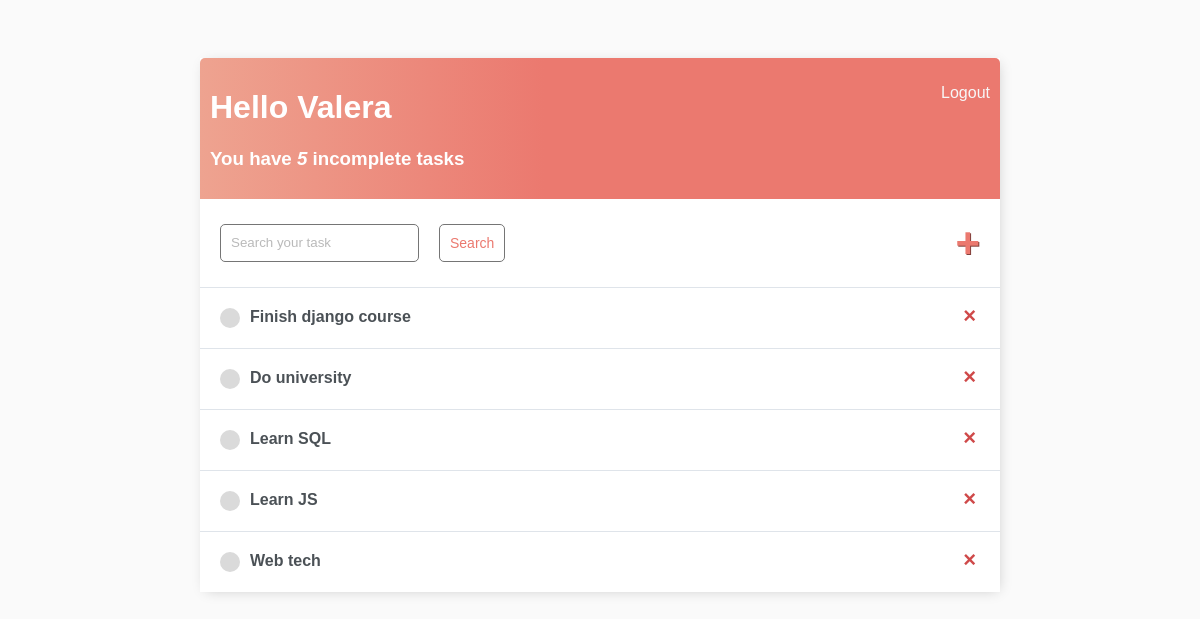
The page / (signed in) on the database as committed earlier.
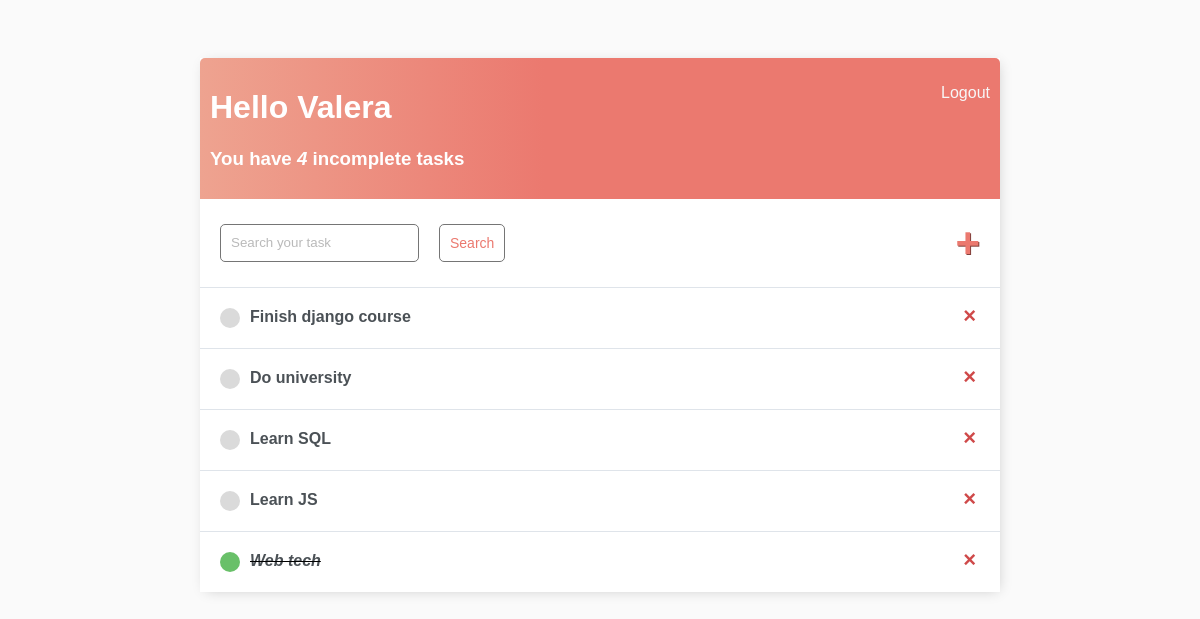
The same page on the database as committed later.
### base/models.py (models this page shows)
class Task(models.Model):
    user = models.ForeignKey(User, on_delete=models.CASCADE, null=True, blank=True)
    title = models.CharField(max_length=255, null=True, blank=True)
    description = models.TextField(null=True, blank=True)
    complete = models.BooleanField(default=False)
    created_time = models.DateTimeField(auto_now_add=True)
    def __str__(self):
        return self.title
    class Meta:
        ordering = ['complete']

### base/views.py (the view)
# urls.py: path('', TaskList.as_view(), name='tasks'),
class TaskList(LoginRequiredMixin, ListView):
    model = Task
    context_object_name = 'tasks'
    def get_context_data(self, *, object_list=None, **kwargs):
        context = super().get_context_data(**kwargs)
        context['tasks'] = context['tasks'].filter(user=self.request.user)  # display only tasks that have original user
        context['count'] = context['tasks'].filter(complete=False).count()
        search_input = self.request.GET.get('search-area') or ''
        if search_input:
            context['tasks'] = context['tasks'].filter(title__startswith=search_input)
        context['search_input'] = search_input
        return context

### base/templates/base/task_list.html
{% extends 'base/base.html' %}
    {% block content %}
        <div class="header-bar">
            <div class="">
                <h1>Hello {{ request.user|title }}</h1>
                <h3>You have <i>{{ count }}</i> incomplete task{{ count|pluralize:'s' }}</h3>
            </div>
            {% if request.user.is_authenticated %}
                <p><a href="{% url 'logout' %}">Logout</a></p>
            {% else %}
                <a href="{% url 'login' %}">Login</a>
            {% endif %}
        </div>
        <div id="search-add-wrapper">
            <form method="get" style="display: flex;">
                <input type='text' name='search-area' placeholder="Search your task" value="{{search_input}}">
                <input class="button" type="submit" value='Search'>
            </form>
            {% if tasks|length > 0 %}
                <a id="add-link" href="{% url 'task-create' %}">&#x2b;</a>
            {% endif %}
        </div>
        <div id="tasklist" class="task-items-wrapper">
            {% for task in tasks %}
            <div class="task-wrapper" data-position="{{task.pk}}">
                <div class="task-title">
                    {% if task.complete %}
                    <div class="task-complete-icon"></div>
                    <i><s><a href="{% url 'task-update' task.id %}">{{ task|truncatechars:25 }}</a></s></i> {% else %}
                    <div class="task-incomplete-icon"></div>
                    <a href="{% url 'task-update' task.id %}">{{task.title|truncatechars:25}}</a> {% endif %}
                </div>
                <div class="task-controls">
                    <a class="delete-link" href="{% url 'task-delete' task.id %}">&#215;</a>
                </div>
            </div>
            {% empty %}
            <div style="text-align: center; padding-bottom: 10px; line-height: 1em;">
                <h3>No new tasks are created.</h3>
                <h3>Create a <a style="text-decoration: none; color: #e53935;" href="{% url 'task-create' %}">New task</a> ! </h3>
            </div>
            {% endfor %}
        </div>
    {% endblock %}

Rows that differ between the two databases and show on the page:
changed Task "Web tech": complete False → True (drawn)
Other text that changed with them:
{{ count }}: "5" → "4"
